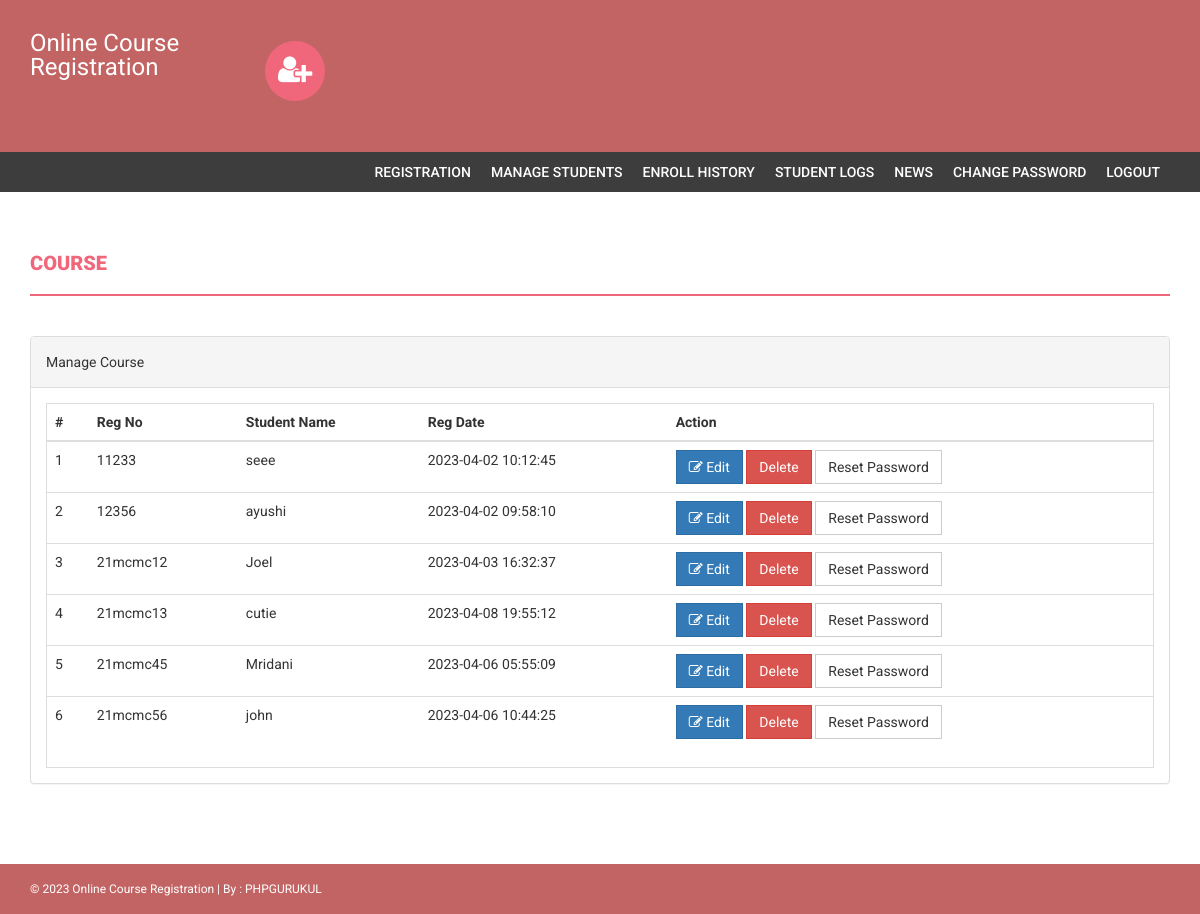
The app's page /onlinecourse/admin/manage-students.php (signed in) with its own data.
### tables this page shows
CREATE TABLE `students` (
  `studentRegno` varchar(255) NOT NULL,
  `stream_id` int(11) NOT NULL,
  `studentPhoto` varchar(255) DEFAULT NULL,
  `password` varchar(255) DEFAULT NULL,
  `studentName` varchar(255) DEFAULT NULL,
  `pincode` varchar(255) DEFAULT NULL,
  `session` varchar(255) DEFAULT NULL,
  `department` varchar(255) DEFAULT NULL,
  `semester` varchar(255) DEFAULT NULL,
  `cgpa` decimal(10,2) DEFAULT NULL,
  `courses_allocated_id` int(11) NOT NULL COMMENT 'course codes',
  `enrolment_status` tinyint(1) NOT NULL,
  `optional_core_choice_1` varchar(50) DEFAULT NULL,
  `optional_core_choice_2` int(50) DEFAULT NULL,
  `optional_core_choice_3` int(50) DEFAULT NULL,
  `password_status` tinyint(1) NOT NULL DEFAULT 0,
  `creationdate` timestamp NULL DEFAULT current_timestamp(),
  `updationDate` varchar(255) DEFAULT NULL
);

### onlinecourse/admin/manage-students.php (the view, shortened to what this page needs)
<?php
if(strlen($_SESSION['alogin'])==0)
    {
header('location:index.php');
}
else{
?>
<!DOCTYPE html>
<html xmlns="http://www.w3.org/1999/xhtml">
<head>
    <link href="../assets/css/bootstrap.css" rel="stylesheet" />
    <link href="../assets/css/font-awesome.css" rel="stylesheet" />
    <link href="../assets/css/style.css" rel="stylesheet" />
</head>
<body>
<?php include('includes/header.php');?>
<?php if($_SESSION['alogin']!="")
{
 include('includes/menubar.php');
}
 ?>
    <div class="content-wrapper">
        <div class="container">
              <div class="row">
                    <div class="col-md-12">
                        <h1 class="page-head-line">Course  </h1>
                    </div>
                </div>
                <div class="row" >
                <div class="col-md-12">
                    <div class="panel panel-default">
                        <div class="panel-heading">
                            Manage Course
                        </div>
                        <div class="panel-body">
                            <div class="table-responsive table-bordered">
                                <table class="table">
                                    <thead>
                                        <tr>
                                            <th>#</th>
                                            <th>Reg No </th>
                                            <th>Student Name </th>
                                             <th>Reg Date</th>
                                             <th>Action</th>
                                        </tr>
                                    </thead>
                                    <tbody>
<?php
$sql=mysqli_query($con,"select * from students");
$cnt=1;
while($row=mysqli_fetch_array($sql))
{
?>
                                        <tr>
                                            <td><?php echo $cnt;?></td>
                                            <td><?php echo htmlentities($row['studentRegno']);?></td>
                                            <td><?php echo htmlentities($row['studentName']);?></td>
                                            <td><?php echo htmlentities($row['creationdate']);?></td>
                                            <td>
                                            <a href="edit-student-profile.php?id=<?php echo $row['studentRegno']?>">
<button class="btn btn-primary"><i class="fa fa-edit "></i> Edit</button> </a>
<a href="manage-students.php?id=<?php echo $row['studentRegno']?>&del=delete" onClick="return confirm('Are you sure you want to delete?')">
                                            <button class="btn btn-danger">Delete</button>
</a>
<a href="manage-students.php?id=<?php echo $row['studentRegno']?>&pass=update" onClick="return confirm('Are you sure you want to reset password?')">
<button type="submit" name="submit" id="submit" class="btn btn-default">Reset Password</button>
</a>
                                            </td>
                                        </tr>
<?php
$cnt++;
} ?>
                                    </tbody>
                                </table>
                            </div>
                        </div>
                    </div>
                </div>
            </div>
        </div>
    </div>
  <?php include('includes/footer.php');?>
</body>
</html>
<?php } ?>

### onlinecourse/assets/css/style.css (style rules this page uses)
body { font-family: 'Roboto', sans-serif; line-height: 30px; }
.content-wrapper { margin-top: 40px; min-height: 600px; padding-bottom: 60px; }
.page-head-line { font-weight: 900; padding-bottom: 20px; border-bottom: 2px solid #F0677C; text-transform: uppercase; color: #F0677C; font-size: 20px; margin-bottom: 40px; }
.btn { border-radius: 0px; -webkit-border-radius: 0px; -moz-border-radius: 0px; }

### records on screen
students: studentRegno "11233", studentName "seee", creationdate "2023-04-02 10:12:45"
students: studentRegno "12356", studentName "ayushi", creationdate "2023-04-02 09:58:10"
students: studentRegno "21mcmc12", studentName "Joel", creationdate "2023-04-03 16:32:37"
students: studentRegno "21mcmc13", studentName "cutie", creationdate "2023-04-08 19:55:12"
students: studentRegno "21mcmc45", studentName "Mridani", creationdate "2023-04-06 05:55:09"
students: studentRegno "21mcmc56", studentName "john", creationdate "2023-04-06 10:44:25"
